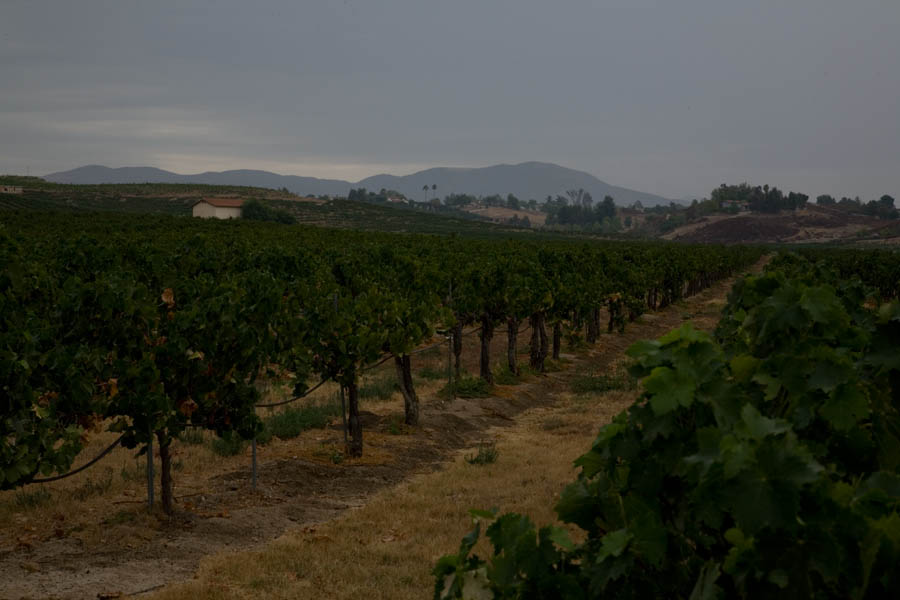
//> input picture lab3/lab3_data_code/data/countryside.jpg, 900 x 600 px
$ ./lab3 ../data/countryside.jpg   (built with g++ and OpenCV 4)
//> lines starting //> are read from the running program, lines starting //| are printed output that depends on the picture
### lab3/lab3_data_code/code/filter.cpp
#include <opencv2/core.hpp>
#include <opencv2/highgui.hpp>
#include <opencv2/highgui/highgui.hpp>
#include <opencv2/imgproc.hpp>
#include <opencv2/imgproc/imgproc.hpp>
#include "filter.h"

// constructor
Filter::Filter(cv::Mat input_img, int size) {

    input_image = input_img;
    if (size % 2 == 0)
        size++;
    filter_size = size;
}

// for base class do nothing (in derived classes it performs the corresponding filter)
// [6 lines left out: function doFilter, not called in this run]

// get output of the filter
cv::Mat Filter::getResult() {

    return result_image;
}

//set window size (it needs to be odd)
// [12 lines left out: functions setSize, getSize, not called in this run]

/**
 * @brief Construct a new Median Filter:: Median Filter object
 * call of cv::medianBlur() method.
 *
 * @param img
 * @param size
 */
MedianFilter::MedianFilter(cv::Mat img, int size)
: Filter(img, size)
{}

void MedianFilter::doFilter()
{
    cv::medianBlur(input_image, result_image, filter_size);
}

/**
 * @brief Construct a new Gaussian Filter:: Gaussian Filter object
 * call of cv::GaussianBlur() method.
 *
 * @param img
 * @param size
 * @param std
 */
GaussianFilter::GaussianFilter(cv::Mat img, int size, double std)
: Filter(img, size), sigma(std)
{}

// [4 lines left out: function doFilter, not called in this run]

/**
 * @brief Construct a new Bilateral Filter:: Bilateral Filter object
 * call of cv::bilateralFilter() method.
 *
 * @param img
 * @param size
 * @param sr
 * @param ss
 */
BilateralFilter::BilateralFilter(cv::Mat img, int size, double sr, double ss)
: Filter(img, size), sigma_range(sr), sigma_space(ss)
{}

// [4 lines left out: function doFilter, not called in this run]

// [37 lines of commented-out code are left out]

### lab3/lab3_data_code/code/lab3.cpp

#include <opencv2/imgcodecs.hpp>
#include <opencv2/highgui.hpp>
#include <opencv2/highgui/highgui.hpp>
#include <opencv2/imgproc/imgproc.hpp>
#include <iostream>
#include "filter.cpp"

using namespace cv;
using namespace std;

Mat currentImage;       // image to be filter
string currentTitle;    // title of the dispayed window
//Filter currentFilter;

// max value applied to the filter
const int sizeMaxValue = 100;
const int sigmaMaxValue = 10;
const int colorMaxValue = 255;
const int spaceMaxValue = 100;

// max value in the trackbar
const int sizeSliderMax = sizeMaxValue;
const int sigmaSliderMax = 100;
const int colorSliderMax = 255;
const int spaceSliderMax = 100;

// current value of slider in the trackbar
int sizeSlider = 0;
int colorSlider = 0;
int spaceSlider = 0;
int sigmaSlider = 0;

// title of the trackbar
const string spaceBarTitle = "space";
const string colorBarTitle = "color";
const string sizeBarTitle = "ker size";
const string sigmaBarTitle = "sigma";

// list of different filters
enum Filters { NOFILTER, MEDIAN, GAUSSIAN, BILATERAL};

// new methods
void showHistogram(std::vector<cv::Mat>& );
void computeHistograms(Mat &img, vector<Mat> &hists);
void showHistAndImg(Mat &img, string title);
void showHistAndImg(Mat &img, Filters filterType, string title);
void cvtAndEq(Mat &img, Mat &out, int codeConv, int invCodeConv, int chSize, vector<int> chToEq);

// callback functions
static void colorCallback(int iCurrentColor, void* userData);
static void spaceCallback(int iCurrentSpace, void* userData);
//static void sigmaCallback(int iCurrentSigma, void* userData);
static void sizeCallback(int iCurrentSize, void* userData);

int main(int argc, char** argv)
{
    // Check input param
    if (argc != 2)
    {
        throw "usage: ./lab3 <img_path>";
    }
    currentImage = cv::imread(argv[1]);     // analyzed image
//> currentImage is the input picture: 600 rows x 900 cols, CV_8UC3; mean B, G, R 51.9, 62.8, 62.3

    // show original image and histograms for each channel
    showHistAndImg(currentImage, MEDIAN,  "Original image and histograms MEDIAN filter");
//> in computeHistograms, `split(img,bgr);`:
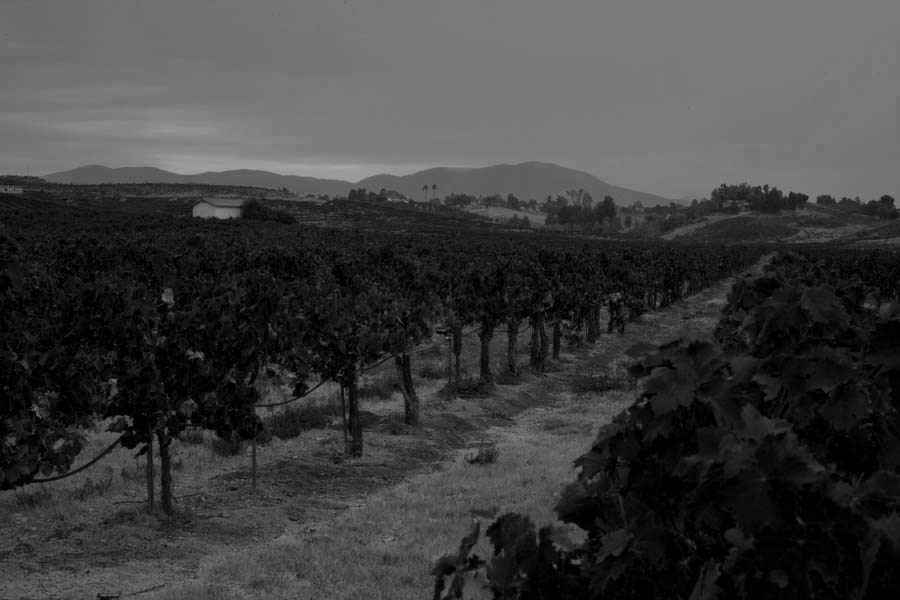
//> bgr[2]: 600 rows x 900 cols, CV_8UC1; min 0, max 164, mean 62.3
//> in computeHistograms, `calcHist(&bgr[0], 1, 0, Mat(), b_hist, 1, &histSize, &ranges, true, fa..`: b_hist = 256 values, max 73168 at index 0, min 0 at index 151, mean 2109.4
//> in computeHistograms, `calcHist(&bgr[1], 1, 0, Mat(), g_hist, 1, &histSize, &ranges, true, fa..`: g_hist = 256 values, max 33874 at index 128, min 0 at index 157, mean 2109.4
//> in computeHistograms, `calcHist(&bgr[2], 1, 0, Mat(), r_hist, 1, &histSize, &ranges, true, fa..`: r_hist = 256 values, max 22738 at index 123, min 0 at index 165, mean 2109.4
//> in showHistogram, `cv::minMaxLoc(hists[0], &min, &hmax[0]);`: min = 0; hmax = [73168, 0, 0]
//> in showHistogram, `cv::minMaxLoc(hists[1], &min, &hmax[1]);`: hmax = [73168, 33874, 0]
//> in showHistogram, `cv::minMaxLoc(hists[2], &min, &hmax[2]);`: hmax = [73168, 33874, 22738]
//> the loop in showHistogram, `for (int i = 0, end = hists.size(); i < end; i++)` made 3 passes
//> after the loop in showHistogram, `for (int i = 0, end = hists.size(); i < end; i++)`:
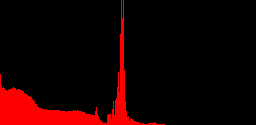
//> canvas[2]: 125 rows x 256 cols, CV_8UC3; mean B, G, R 0.9, 0, 24.3
//> the loop in showHistogram (call 2), `for (int i = 0, end = hists.size(); i < end; i++)` made 3 passes
    showHistAndImg(currentImage, GAUSSIAN,  "Original image and histograms GAUSSIAN filter");
    showHistAndImg(currentImage, BILATERAL,  "Original image and histograms BILATERAL filter");


    // show BGR equalized image and histograms for each channel
    vector<Mat> splitImg;
    vector<Mat> eqSplitImg(3);

    cv::split(currentImage, splitImg);
    cv::equalizeHist(splitImg[0], eqSplitImg[0]);
    cv::equalizeHist(splitImg[1], eqSplitImg[1]);
    cv::equalizeHist(splitImg[2], eqSplitImg[2]);

    Mat eqImg;
    cv::merge(eqSplitImg, eqImg);
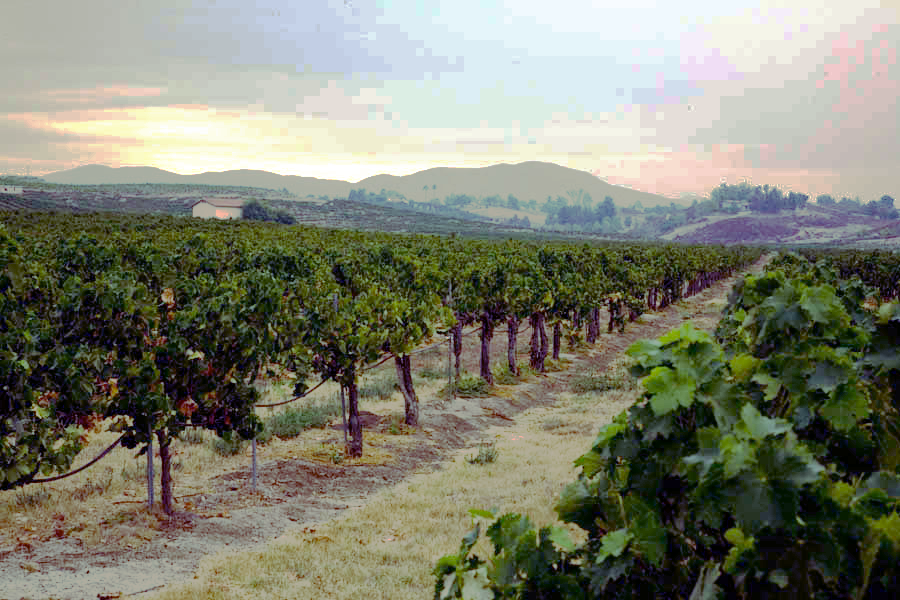
//> eqImg: 600 rows x 900 cols, CV_8UC3; mean B, G, R 112.2, 129.1, 127.1
    showHistAndImg(eqImg, MEDIAN, "BGR colorspace equalization");
//> in showHistogram (call 5), `cv::minMaxLoc(hists[0], &min, &hmax[0]);`: hmax = [73168, 0, 0]
//> in showHistogram (call 5), `cv::minMaxLoc(hists[1], &min, &hmax[1]);`: hmax = [73168, 33874, 0]
//> in showHistogram (call 5), `cv::minMaxLoc(hists[2], &min, &hmax[2]);`: hmax = [73168, 33874, 22738]
//> the loop in showHistogram (call 5), `for (int i = 0, end = hists.size(); i < end; i++)` made 3 passes
//> after the loop in showHistogram (call 5), `for (int i = 0, end = hists.size(); i < end; i++)`:
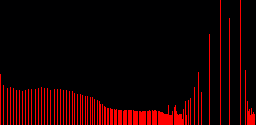
//> canvas[2]: 125 rows x 256 cols, CV_8UC3; mean B, G, R 0.9, 0, 24.1
    showHistAndImg(eqImg, GAUSSIAN, "BGR colorspace equalization");
    showHistAndImg(eqImg, BILATERAL, "BGR colorspace equalization");

    // show Lab equalized image and histograms for each channel
    Mat labEqImg;
    vector<int> chToEq{0};  // equalize only channel 0 (Lightness)
    cvtAndEq(currentImage, labEqImg, COLOR_BGR2Lab, COLOR_Lab2BGR, 3, chToEq);
//> in cvtAndEq, `cvtColor(img, cvtImg, codeConv);`:
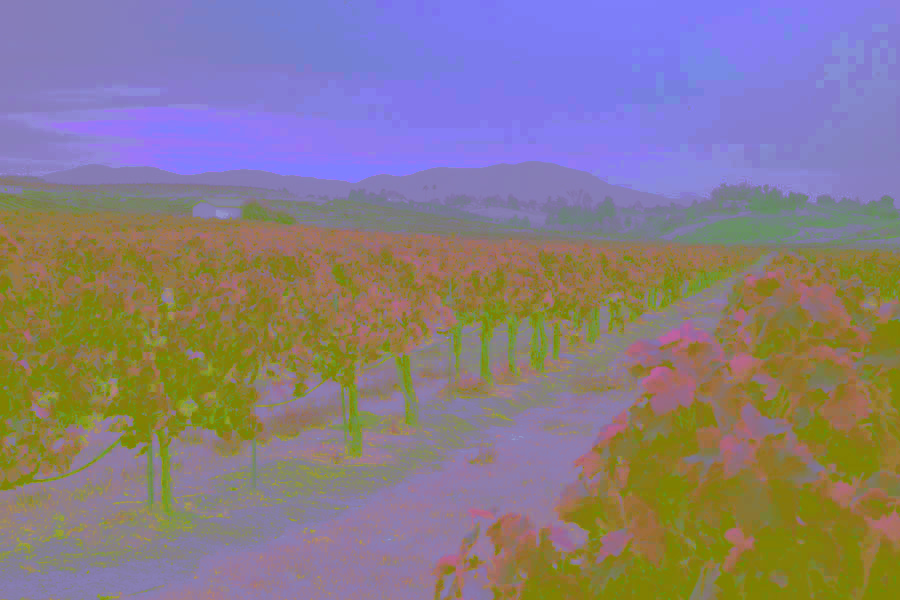
//> cvtImg: 600 rows x 900 cols, CV_8UC3; mean B, G, R 132.7, 124.7, 136.9
//> in cvtAndEq, `split(cvtImg, splitImg);`:
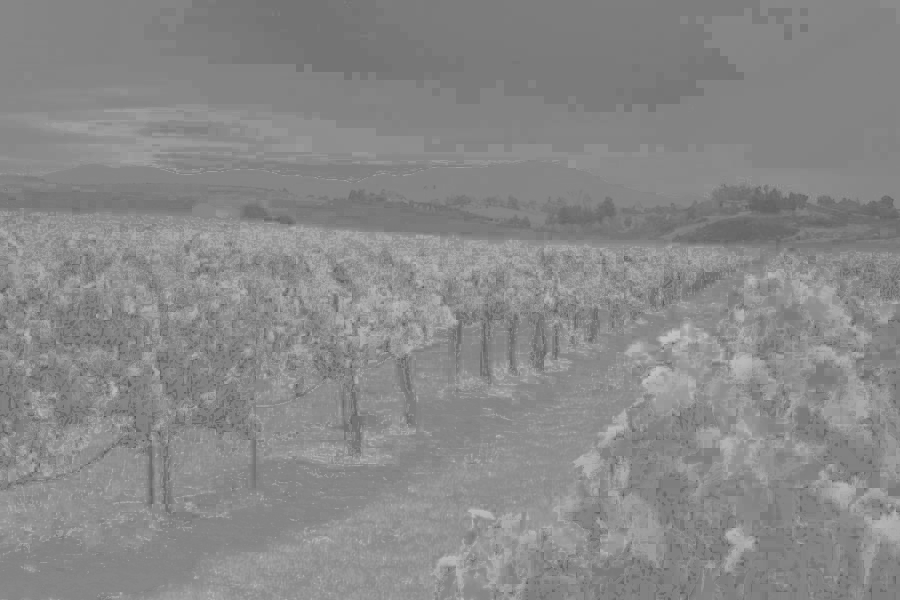
//> splitImg[2]: 600 rows x 900 cols, CV_8UC1; min 78, max 195, mean 136.9
    showHistAndImg(labEqImg, GAUSSIAN, "Lab colorspace equalization");
//> in showHistogram (call 8), `cv::minMaxLoc(hists[0], &min, &hmax[0]);`: hmax = [36917, 0, 0]
//> in showHistogram (call 8), `cv::minMaxLoc(hists[1], &min, &hmax[1]);`: hmax = [36917, 12529, 0]
//> in showHistogram (call 8), `cv::minMaxLoc(hists[2], &min, &hmax[2]);`: hmax = [36917, 12529, 13696]
//> the loop in showHistogram (call 8), `for (int i = 0, end = hists.size(); i < end; i++)` made 3 passes
//> after the loop in showHistogram (call 8), `for (int i = 0, end = hists.size(); i < end; i++)`:
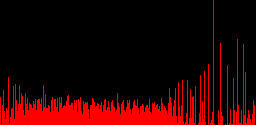
//> canvas[2]: 125 rows x 256 cols, CV_8UC3; mean B, G, R 0.8, 0, 39.9

    // show HSV equalized image and histograms for each channel
    Mat hsvEqImg;
    vector<int> chToEq_{2};  // equalize only channel 2 (Value)
    cvtAndEq(currentImage, hsvEqImg, COLOR_BGR2HSV, COLOR_HSV2BGR, 3, chToEq_);
    showHistAndImg(hsvEqImg, GAUSSIAN, "HSV colorspace equalization");

    return 0;
}

void cvtAndEq(Mat &img, Mat &out, int codeConv, int invCodeConv, int chSize, vector<int> chToEq) {
    Mat cvtImg;  // color converted image
    cvtColor(img, cvtImg, codeConv);
    vector<Mat> splitImg;  // splitted image
    split(cvtImg, splitImg);

    // equalize only specified channels
    vector<Mat> eqSplitImg(3);  // vector with eq channels
    for (int i = 0; i < chSize; i++)
        if ( find(chToEq.begin(), chToEq.end(), i) != chToEq.end() )
            equalizeHist(splitImg[i], eqSplitImg[i]);
        else
            eqSplitImg[i] = splitImg[i];

    Mat eqImg;  // equalized image in color converted space
    merge(eqSplitImg, eqImg);
    cvtColor(eqImg, out, invCodeConv);
}

// [44 lines left out: functions colorCallback, spaceCallback, sigmaCallback, not called in this run]

static void sizeCallback(int iCurrentSize, void* userData)
{
    sizeSlider = iCurrentSize;
    Filters filterType = * (static_cast<Filters*>(userData));
    Mat outImg;
    switch (filterType)
    {
        case MEDIAN:
        {
            cout << "dCurrentSize=" << sizeSlider << endl;
            MedianFilter mf(currentImage, iCurrentSize);
            mf.doFilter();
            outImg = mf.getResult();
            break;
        }
        case GAUSSIAN:
        {
            cout << "dCurrentSize=" << sizeSlider << " dCurrentSigma=" << sigmaSlider << endl;
            double dcurrentSigma = sigmaMaxValue * (double)sigmaSlider / (double)sigmaSliderMax;
            GaussianFilter gf(currentImage, iCurrentSize, dcurrentSigma);
            gf.doFilter();
            outImg = gf.getResult();
            break;
        }
        case BILATERAL:
        {
            double dCurrentSpace = (double)spaceMaxValue * (double)spaceSlider / (double)spaceSliderMax;
            double dCurrentColor = (double)(colorSlider);
            cout << "dCurrentColor=" << dCurrentColor << " dCurrentSpace=" << dCurrentSpace << " currentSize=" << iCurrentSize << endl;
            BilateralFilter bf(currentImage, iCurrentSize, dCurrentColor, dCurrentSpace);
            bf.doFilter();
            outImg = bf.getResult();
            break;
        }
        default:
        {
            outImg = currentImage;
            break;
        }
    }
    vector<Mat> hists;                  // histograms of the image
    computeHistograms(outImg, hists);
    showHistogram(hists);
    cv::imshow(currentTitle, outImg);
}

// [16 lines left out: function showHistAndImg, not called in this run]

void showHistAndImg(Mat &img, Filters filterType, string title="img") {
    currentTitle = title;              // set title of the current image
    currentImage = img;
    namedWindow(currentTitle, WINDOW_NORMAL);
    switch (filterType)
    {
        case NOFILTER:
            /* no code */
            break;
        case MEDIAN:
        {
            createTrackbar(sizeBarTitle, title, &sizeSlider, sizeSliderMax, sizeCallback, &filterType);
            break;
        }
        case GAUSSIAN:
        {
            createTrackbar(sizeBarTitle, title, &sizeSlider, sizeSliderMax, sizeCallback, &filterType);
            createTrackbar(sigmaBarTitle, title, &sigmaSlider, sigmaSliderMax, sigmaCallback);
            break;
        }
        case BILATERAL:
        {
            createTrackbar(spaceBarTitle, title, &spaceSlider, spaceSliderMax, spaceCallback, &colorSlider);
            createTrackbar(colorBarTitle, title, &colorSlider, colorSliderMax, colorCallback, &spaceSlider);
            createTrackbar(sizeBarTitle, title, &sizeSlider, sizeSliderMax, sizeCallback, &filterType);
            break;
        }
        default:
            break;
    }

    vector<Mat> hists;                  // histograms of the image
    computeHistograms(currentImage, hists);
    showHistogram(hists);
    imshow(currentTitle, currentImage);
    waitKey(0);
    destroyAllWindows();
}

void computeHistograms(Mat &img, vector<Mat> &hists) {
    vector<Mat> bgr;  // destination vector
    split(img,bgr);  // split source in B, G and R channel

    const int channels[] = {0, 1, 2};  // channels to analize

    Mat b_hist, g_hist, r_hist;  // histograms

    int histSize = 256;  // histograms size

    float range[] = {0, 256};
    const float* ranges = {range};  // blue, green and red ranges

    calcHist(&bgr[0], 1, 0, Mat(), b_hist, 1, &histSize, &ranges, true, false);
    calcHist(&bgr[1], 1, 0, Mat(), g_hist, 1, &histSize, &ranges, true, false);
    calcHist(&bgr[2], 1, 0, Mat(), r_hist, 1, &histSize, &ranges, true, false);

    hists = {b_hist,g_hist,r_hist};
}

// hists = vector of 3 cv::mat of size nbins=256 with the 3 histograms
// e.g.: hists[0] = cv:mat of size 256 with the red histogram
//       hists[1] = cv:mat of size 256 with the green histogram
//       hists[2] = cv:mat of size 256 with the blue histogram
void showHistogram(std::vector<cv::Mat>& hists)
{
    // Min/Max computation
    double hmax[3] = {0,0,0};
    double min;
    cv::minMaxLoc(hists[0], &min, &hmax[0]);
    cv::minMaxLoc(hists[1], &min, &hmax[1]);
    cv::minMaxLoc(hists[2], &min, &hmax[2]);

    std::string wname[3] = { "blue", "green", "red" };
    cv::Scalar colors[3] = { cv::Scalar(255,0,0), cv::Scalar(0,255,0),
                            cv::Scalar(0,0,255) };

    std::vector<cv::Mat> canvas(hists.size());

    // Display each histogram in a canvas
    for (int i = 0, end = hists.size(); i < end; i++)
    {
        canvas[i] = cv::Mat::ones(125, hists[0].rows, CV_8UC3);

        for (int j = 0, rows = canvas[i].rows; j < hists[0].rows-1; j++)
        {
            cv::line(
                    canvas[i],
                    cv::Point(j, rows),
                    cv::Point(j, rows - (hists[i].at<float>(j) * rows/hmax[i])),
                    hists.size() == 1 ? cv::Scalar(200,200,200) : colors[i],
                    1, 8, 0
                    );
        }

        cv::imshow(hists.size() == 1 ? "value" : wname[i], canvas[i]);
    }
}
